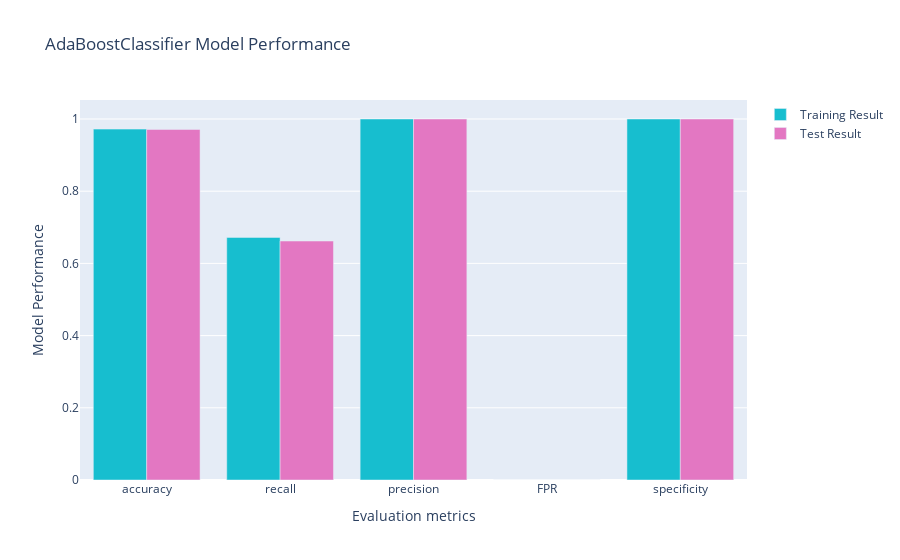

Source (notebook cell):
### Code cell
import plotly.graph_objects as go
# Plotting
metrics = list(result_df_train.keys())
values_train = list(result_df_train.values())
values_test = list(result_df_test.values())

fig = go.Figure()
fig.add_trace(go.Bar(x=metrics, y=values_train,marker_color='#17becf', name='Training Result'))
fig.add_trace(go.Bar(x=metrics, y=values_test,marker_color='#e377c2', name='Test Result'))

fig.update_layout(
    title='AdaBoostClassifier Model Performance',
    xaxis_title='Evaluation metrics',
    yaxis_title='Model Performance',
    barmode='group'
)

fig.show()

### Figure 1 — Plotly figure (JSON) as saved in the notebook; plotly's stock layout.template omitted (floating-point values rounded to 4 significant figures)
{"data": [{"marker": {"color": "#17becf"}, "name": "Training Result", "type": "bar", "x": ["accuracy", "recall", "precision", "FPR", "specificity"], "y": [0.972, 0.672, 1, 0, 1]}, {"marker": {"color": "#e377c2"}, "name": "Test Result", "type": "bar", "x": ["accuracy", "recall", "precision", "FPR", "specificity"], "y": [0.971, 0.662, 1, 0, 1]}], "layout": {"barmode": "group", "title": {"text": "AdaBoostClassifier Model Performance"}, "xaxis": {"title": {"text": "Evaluation metrics"}}, "yaxis": {"title": {"text": "Model Performance"}}}}
